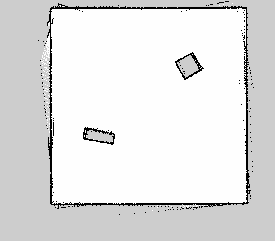
#> input picture agv_simulation_workspace/src/agv/maps/my_new_map.pgm, 275 x 241 px
$ python align_map.py
#> lines starting #> are read from the running program, lines starting #| are printed output that depends on the picture; long printed decimals are rounded
import cv2
import numpy as np

# Load original map
img = cv2.imread('src/agv/maps/my_new_map.pgm', cv2.IMREAD_GRAYSCALE)
#> img is the input picture: shape (241, 275); min 0, max 254, mean 225.8
h, w = img.shape
#> h = 241; w = 275
res = 0.05

# Find walls (black pixels)
obstacles = np.where(img < 50) # row, col
#> obstacles = 2137 positions, rows 1 to 214, columns 38 to 253

min_row, max_row = np.min(obstacles[0]), np.max(obstacles[0])
#> min_row = 1; max_row = 214
min_col, max_col = np.min(obstacles[1]), np.max(obstacles[1])
#> min_col = 38; max_col = 253

print(f"Map size: {w}x{h}")
#| Map size: 275x241
print(f"Walls at rows: {min_row} to {max_row} (Height: {max_row-min_row} pixels = {(max_row-min_row)*res} m)")
#| Walls at rows: 1 to 214 (Height: 213 pixels = 10.65 m)
print(f"Walls at cols: {min_col} to {max_col} (Width: {max_col-min_col} pixels = {(max_col-min_col)*res} m)")
#| Walls at cols: 38 to 253 (Width: 215 pixels = 10.75 m)

# Center of the room in pixels
center_row = (min_row + max_row) / 2.0
#> center_row = 107.5
center_col = (min_col + max_col) / 2.0
#> center_col = 145.5
print(f"Center of room (pixels): col={center_col}, row={center_row}")
#| Center of room (pixels): col=145.5, row=107.5

# In Gazebo, center of room is (0,0)
# Map X = (col * res) + origin_x -> We want center_col * res + origin_x = 0
# Map Y = ((h - 1 - row) * res) + origin_y -> We want (h - 1 - center_row) * res + origin_y = 0

origin_x = - (center_col * res)
#> origin_x = -7.28
origin_y = - ((h - 1 - center_row) * res)
#> origin_y = -6.62
print(f"Calculated Origin to align room center to (0,0):")
print(f"origin_x: {origin_x:.3f}")
#| origin_x: -7.275
print(f"origin_y: {origin_y:.3f}")
#| origin_y: -6.625

# Now let's find the boxes!
# Box 1 (Gazebo Blue Box) is at X=2, Y=2.
# Box 2 (Gazebo Red Box) is at X=-2.5, Y=-1.5.

# Let's search for pixels corresponding to the boxes
# Box 1 expected Map X,Y: (2, 2)
expected_col1 = int((2 - origin_x) / res)
#> expected_col1 = 185
expected_row1 = h - 1 - int((2 - origin_y) / res)
#> expected_row1 = 68

print(f"If map is correct, Blue Box should be near col={expected_col1}, row={expected_row1}")
#| If map is correct, Blue Box should be near col=185, row=68

# Let's check a 20x20 region around expected Blue Box
blue_box_region = img[expected_row1-20:expected_row1+20, expected_col1-20:expected_col1+20]
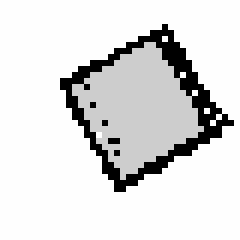
#> blue_box_region: shape (40, 40) (shown 6 times larger); min 0, max 254, mean 220.4
if np.any(blue_box_region < 50):
    print("Blue Box FOUND at Gazebo coordinates!")
else:
    print("Blue Box NOT FOUND at expected coordinates! Map is flipped or rotated.")

# Let's search the whole image for clusters of obstacles inside the room
# We ignore pixels near the walls (margin of 10 pixels)
inner_obstacles = []
for r, c in zip(obstacles[0], obstacles[1]):
    if r > min_row + 10 and r < max_row - 10 and c > min_col + 10 and c < max_col - 10:
        inner_obstacles.append((r, c))
#> this loop made 2137 passes
#> (r, c) on passes 1 to 3: (1, 225), (1, 226), (1, 227)
#> after the loop, inner_obstacles = 909 pairs, first value 12 to 203, second value 49 to 242

if inner_obstacles:
    in_r, in_c = inner_obstacles[0]
#> in_r = 12; in_c = 50
    ob_x = in_c * res + origin_x
#> ob_x = -4.78
    ob_y = (h - 1 - in_r) * res + origin_y
#> ob_y = 4.78
    print(f"Found inner obstacle at Map X={ob_x:.2f}, Y={ob_y:.2f} (col={in_c}, row={in_r})")
#| Found inner obstacle at Map X=-4.78, Y=4.78 (col=50, row=12)

$ run again, with agv_simulation_workspace/src/agv/maps/room_map.pgm copied over agv_simulation_workspace/src/agv/maps/my_new_map.pgm
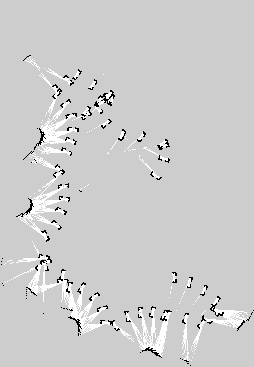
#> input picture agv_simulation_workspace/src/agv/maps/room_map.pgm, 254 x 367 px
#> img is the input picture: shape (367, 254); min 0, max 254, mean 204.3
#> obstacles = 1427 positions, rows 55 to 365, columns 1 to 253
#> min_row = 55; max_row = 365
#> min_col = 1; max_col = 253
#| Map size: 254x367
#| Walls at rows: 55 to 365 (Height: 310 pixels = 15.5 m)
#| Walls at cols: 1 to 253 (Width: 252 pixels = 12.600 m)
#> center_row = 210
#> center_col = 127
#| Center of room (pixels): col=127.0, row=210.0
#> origin_x = -6.35
#> origin_y = -7.8
#| origin_x: -6.350
#| origin_y: -7.800
#> expected_col1 = 167
#> expected_row1 = 170
#| If map is correct, Blue Box should be near col=167, row=170
#> `blue_box_region = img[expected_row1-20:expected_row1+20, expected_col1..`:
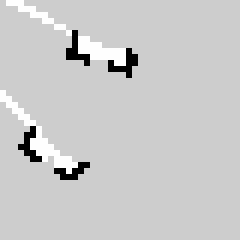
#> blue_box_region: shape (40, 40) (shown 6 times larger); min 0, max 254, mean 202
#> the loop `for r, c in zip(obstacles[0], obstacles[1]):` made 1427 passes
#> (r, c) on passes 1 to 3: (55, 29), (55, 30), (56, 27)
#> after the loop `for r, c in zip(obstacles[0], obstacles[1]):`: inner_obstacles = 1380 pairs, first value 69 to 354, second value 16 to 242
#> in_r = 69; in_c = 78
#> ob_x = -2.45
#> ob_y = 7.05
#| Found inner obstacle at Map X=-2.45, Y=7.05 (col=78, row=69)
